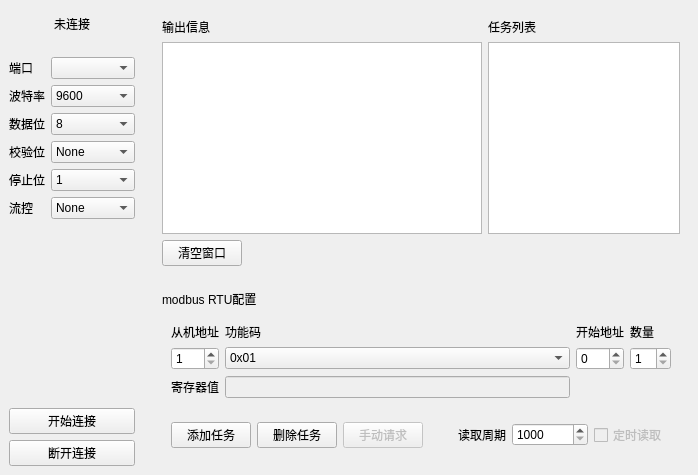
             <widget class="QWidget" name="comPage">
              <layout class="QHBoxLayout" name="horizontalLayout_8" stretch="1,4">
               <property name="spacing">
                <number>0</number>
               </property>
               <property name="leftMargin">
                <number>0</number>
               </property>
               <property name="topMargin">
                <number>0</number>
               </property>
               <property name="rightMargin">
                <number>0</number>
               </property>
               <property name="bottomMargin">
                <number>0</number>
               </property>
               <item>
                <widget class="QWidget" name="widget_4" native="true">
                 <layout class="QVBoxLayout" name="verticalLayout_5" stretch="1,6,3">
                  <property name="spacing">
                   <number>0</number>
                  </property>
                  <property name="leftMargin">
                   <number>0</number>
                  </property>
                  <property name="topMargin">
                   <number>0</number>
                  </property>
                  <property name="rightMargin">
                   <number>0</number>
                  </property>
                  <property name="bottomMargin">
                   <number>0</number>
                  </property>
                  <item>
                   <widget class="QWidget" name="widget_7" native="true">
                    <layout class="QGridLayout" name="gridLayout_12">
                     <item row="0" column="0">
                      <widget class="QLabel" name="comStateLabel">
                       <property name="text">
                        <string>未连接</string>
                       </property>
                       <property name="alignment">
                        <set>Qt::AlignmentFlag::AlignCenter</set>
                       </property>
                      </widget>
                     </item>
                    </layout>
                   </widget>
                  </item>
                  <item>
                   <widget class="QWidget" name="widget" native="true">
                    <layout class="QFormLayout" name="formLayout">
                     <item row="0" column="0">
                      <widget class="QLabel" name="comportLabel">
                       <property name="text">
                        <string>端口</string>
                       </property>
                      </widget>
                     </item>
                     <item row="0" column="1">
                      <widget class="QComboBox" name="comportBox"/>
                     </item>
                     <item row="1" column="0">
                      <widget class="QLabel" name="baudrateLabel">
                       <property name="text">
                        <string>波特率</string>
                       </property>
                      </widget>
                     </item>
                     <item row="1" column="1">
                      <widget class="QComboBox" name="baudrateBox">
                       <item>
                        <property name="text">
                         <string>9600</string>
                        </property>
                       </item>
                       <item>
                        <property name="text">
                         <string>19200</string>
                        </property>
                       </item>
                       <item>
                        <property name="text">
                         <string>38400</string>
                        </property>
                       </item>
                       <item>
                        <property name="text">
                         <string>57600</string>
                        </property>
                       </item>
                       <item>
                        <property name="text">
                         <string>115200</string>
                        </property>
                       </item>
                      </widget>
                     </item>
                     <item row="2" column="0">
                      <widget class="QLabel" name="databitLabel">
                       <property name="text">
                        <string>数据位</string>
                       </property>
                      </widget>
                     </item>
                     <item row="2" column="1">
                      <widget class="QComboBox" name="databitBox">
                       <property name="currentIndex">
                        <number>3</number>
                       </property>
                       <item>
                        <property name="text">
                         <string>5</string>
                        </property>
                       </item>
                       <item>
                        <property name="text">
                         <string>6</string>
                        </property>
                       </item>
                       <item>
                        <property name="text">
                         <string>7</string>
                        </property>
                       </item>
                       <item>
                        <property name="text">
                         <string>8</string>
                        </property>
                       </item>
                      </widget>
                     </item>
                     <item row="3" column="0">
                      <widget class="QLabel" name="parityLabel">
                       <property name="text">
                        <string>校验位</string>
                       </property>
                      </widget>
                     </item>
                     <item row="3" column="1">
                      <widget class="QComboBox" name="parityBox">
                       <item>
                        <property name="text">
                         <string>None</string>
                        </property>
                       </item>
                       <item>
                        <property name="text">
                         <string>Even</string>
                        </property>
                       </item>
                       <item>
                        <property name="text">
                         <string>Odd</string>
                        </property>
                       </item>
                      </widget>
                     </item>
                     <item row="4" column="0">
                      <widget class="QLabel" name="stopbitsLabel">
                       <property name="text">
                        <string>停止位</string>
                       </property>
                      </widget>
                     </item>
                     <item row="4" column="1">
                      <widget class="QComboBox" name="stopbitsBox">
                       <item>
                        <property name="text">
                         <string>1</string>
                        </property>
                       </item>
                       <item>
                        <property name="text">
                         <string>1.5</string>
                        </property>
                       </item>
                       <item>
                        <property name="text">
                         <string>2</string>
                        </property>
                       </item>
                      </widget>
                     </item>
                     <item row="5" column="0">
                      <widget class="QLabel" name="flowcontrolLabel">
                       <property name="text">
                        <string>流控</string>
                       </property>
                      </widget>
                     </item>
                     <item row="5" column="1">
                      <widget class="QComboBox" name="flowcontrolBox">
                       <item>
                        <property name="text">
                         <string>None</string>
                        </property>
                       </item>
                       <item>
                        <property name="text">
                         <string>Hardware</string>
                        </property>
                       </item>
                       <item>
                        <property name="text">
                         <string>Software</string>
                        </property>
                       </item>
                      </widget>
                     </item>
                    </layout>
                   </widget>
                  </item>
                  <item>
                   <widget class="QWidget" name="widget_6" native="true">
                    <layout class="QVBoxLayout" name="verticalLayout_3">
                     <item>
                      <spacer name="verticalSpacer_2">
                       <property name="orientation">
                        <enum>Qt::Orientation::Vertical</enum>
                       </property>
                       <property name="sizeHint" stdset="0">
                        <size>
                         <width>20</width>
                         <height>40</height>
                        </size>
                       </property>
                      </spacer>
                     </item>
                     <item>
                      <widget class="QPushButton" name="comConnect">
                       <property name="text">
                        <string>开始连接</string>
                       </property>
                      </widget>
                     </item>
                     <item>
                      <widget class="QPushButton" name="comDisconnect">
                       <property name="text">
                        <string>断开连接</string>
                       </property>
                      </widget>
                     </item>
                    </layout>
                   </widget>
                  </item>
                 </layout>
                </widget>
               </item>
               <item>
                <widget class="QWidget" name="widget_5" native="true">
                 <layout class="QVBoxLayout" name="verticalLayout_6" stretch="5,2">
                  <item>
                   <widget class="QWidget" name="widget_8" native="true">
                    <layout class="QGridLayout" name="gridLayout_7" rowstretch="0,0,0" columnstretch="5,3">
                     <item row="0" column="0">
                      <widget class="QLabel" name="label">
                       <property name="text">
                        <string>输出信息</string>
                       </property>
                      </widget>
                     </item>
                     <item row="1" column="0">
                      <widget class="QTextEdit" name="modbusText"/>
                     </item>
                     <item row="0" column="1">
                      <widget class="QLabel" name="label_10">
                       <property name="text">
                        <string>任务列表</string>
                       </property>
                      </widget>
                     </item>
                     <item row="1" column="1">
                      <widget class="QListView" name="taskList">
                       <property name="editTriggers">
                        <set>QAbstractItemView::EditTrigger::NoEditTriggers</set>
                       </property>
                      </widget>
                     </item>
                     <item row="2" column="0">
                      <widget class="QPushButton" name="cleanBtn">
                       <property name="sizePolicy">
                        <sizepolicy hsizetype="Fixed" vsizetype="Fixed">
                         <horstretch>0</horstretch>
                         <verstretch>0</verstretch>
                        </sizepolicy>
                       </property>
                       <property name="text">
                        <string>清空窗口</string>
                       </property>
                      </widget>
                     </item>
                    </layout>
                   </widget>
                  </item>
                  <item>
                   <widget class="QWidget" name="widget_9" native="true">
                    <layout class="QVBoxLayout" name="verticalLayout_8" stretch="1,2,8">
                     <item>
                      <widget class="QLabel" name="label_2">
                       <property name="text">
                        <string>modbus RTU配置</string>
                       </property>
                      </widget>
                     </item>
                     <item>
                      <widget class="QWidget" name="widget_2" native="true">
                       <layout class="QGridLayout" name="gridLayout_6">
                        <item row="2" column="0">
                         <widget class="QLabel" name="label_12">
                          <property name="text">
                           <string>寄存器值</string>
                          </property>
                         </widget>
                        </item>
                        <item row="1" column="0">
                         <widget class="QSpinBox" name="slaveAddress">
                          <property name="minimum">
                           <number>1</number>
                          </property>
                         </widget>
                        </item>
                        <item row="1" column="3">
                         <widget class="QSpinBox" name="startAddress"/>
                        </item>
                        <item row="0" column="2">
                         <widget class="QLabel" name="label_7">
                          <property name="text">
                           <string>功能码</string>
                          </property>
                         </widget>
                        </item>
                        <item row="1" column="2">
                         <widget class="QComboBox" name="functionCode">
                          <item>
                           <property name="text">
                            <string>0x01</string>
                           </property>
                          </item>
                          <item>
                           <property name="text">
                            <string>0x02</string>
                           </property>
                          </item>
                          <item>
                           <property name="text">
                            <string>0x03</string>
                           </property>
                          </item>
                          <item>
                           <property name="text">
                            <string>0x04</string>
                           </property>
                          </item>
                          <item>
                           <property name="text">
                            <string>0x05</string>
                           </property>
                          </item>
                          <item>
                           <property name="text">
                            <string>0x06</string>
                           </property>
                          </item>
                          <item>
                           <property name="text">
                            <string>0x0f</string>
                           </property>
                          </item>
                          <item>
                           <property name="text">
                            <string>0x10</string>
                           </property>
                          </item>
                         </widget>
                        </item>
                        <item row="0" column="4">
                         <widget class="QLabel" name="label_9">
                          <property name="text">
                           <string>数量</string>
                          </property>
                         </widget>
                        </item>
                        <item row="1" column="4">
                         <widget class="QSpinBox" name="coils">
                          <property name="minimum">
                           <number>1</number>
                          </property>
                         </widget>
                        </item>
                        <item row="0" column="0">
                         <widget class="QLabel" name="label_6">
                          <property name="text">
                           <string>从机地址</string>
                          </property>
                         </widget>
                        </item>
                        <item row="0" column="3">
                         <widget class="QLabel" name="label_8">
                          <property name="text">
                           <string>开始地址</string>
                          </property>
                         </widget>
                        </item>
                        <item row="2" column="2">
                         <widget class="QLineEdit" name="regInput">
                          <property name="enabled">
                           <bool>false</bool>
                          </property>
                         </widget>
                        </item>
                       </layout>
                      </widget>
                     </item>
                     <item>
                      <widget class="QWidget" name="widget_3" native="true">
                       <layout class="QHBoxLayout" name="horizontalLayout_7" stretch="1,1,0,1,1,1">
                        <item>
                         <widget class="QPushButton" name="addTaskBtn">
                          <property name="text">
                           <string>添加任务</string>
                          </property>
                         </widget>
                        </item>
                        <item>
                         <widget class="QPushButton" name="deleteTaskBtn">
                          <property name="text">
                           <string>删除任务</string>
                          </property>
                         </widget>
                        </item>
                        <item>
                         <widget class="QPushButton" name="singleBtn">
                          <property name="enabled">
                           <bool>false</bool>
                          </property>
                          <property name="text">
                           <string>手动请求</string>
                          </property>
                         </widget>
                        </item>
                        <item>
                         <widget class="QLabel" name="label_11">
                          <property name="text">
                           <string>读取周期</string>
                          </property>
                          <property name="alignment">
                           <set>Qt::AlignmentFlag::AlignRight|Qt::AlignmentFlag::AlignTrailing|Qt::AlignmentFlag::AlignVCenter</set>
                          </property>
                         </widget>
                        </item>
                        <item>
                         <widget class="QSpinBox" name="spinBox">
                          <property name="minimum">
                           <number>1000</number>
                          </property>
                          <property name="maximum">
                           <number>9999999</number>
                          </property>
                         </widget>
                        </item>
                        <item>
                         <widget class="QCheckBox" name="cycleCheck">
                          <property name="enabled">
                           <bool>false</bool>
                          </property>
                          <property name="text">
                           <string>定时读取</string>
                          </property>
                         </widget>
                        </item>
                       </layout>
                      </widget>
                     </item>
                    </layout>
                   </widget>
                  </item>
                 </layout>
                </widget>
               </item>
              </layout>
             </widget>
